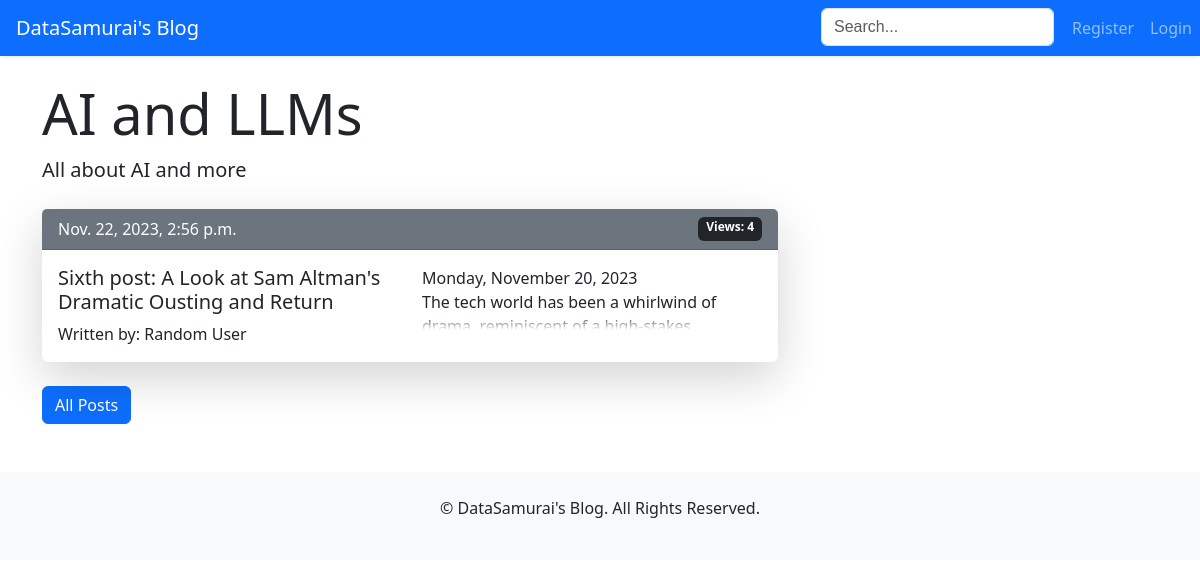
/blog/category/5/, run on an earlier commit of the app's database.
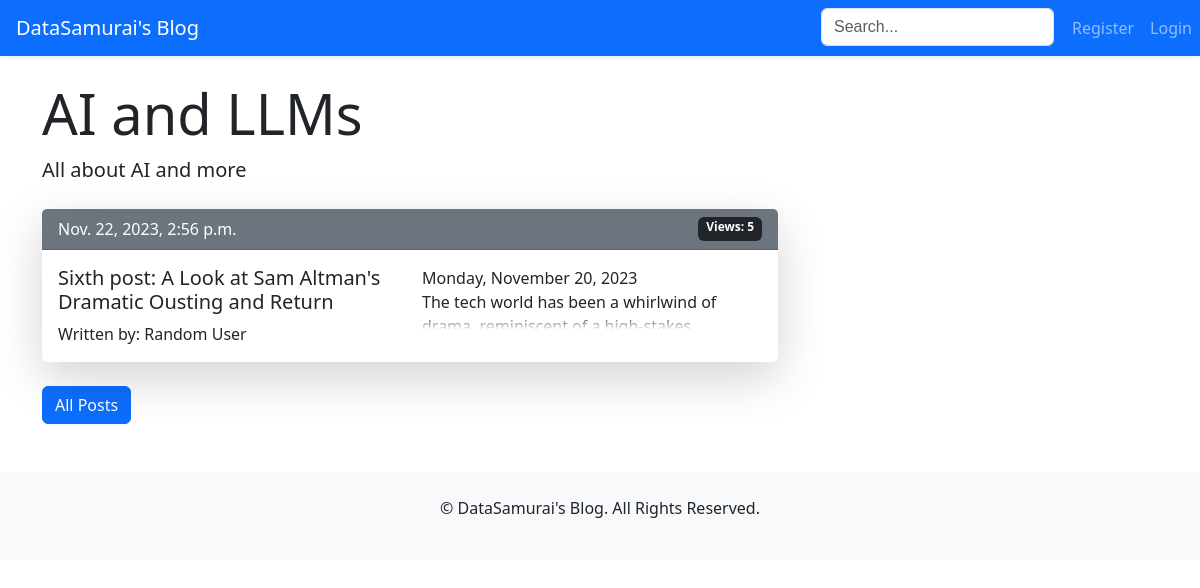
And on a later commit of the database.
### posts/models.py (models this page shows, shortened)
class Post(models.Model):
    title = models.CharField(max_length=100, unique=True)
    content = RichTextField()
    category = models.ForeignKey('Category', on_delete=models.SET_NULL, null=True)
    date_scheduled = models.DateTimeField(null=True, blank=True)
    date_published = models.DateTimeField(null=True, blank=True)
    views = models.PositiveIntegerField(default=0)
    author = models.ForeignKey(settings.AUTH_USER_MODEL, on_delete=models.SET_NULL, null=True)
    is_published = models.BooleanField(default=False)
    class Meta:
        ordering = ['-date_published']

### users/models.py (models this page shows, shortened)
class CustomUser(AbstractUser):
    is_banned = models.BooleanField(default=False)
    bio = models.CharField(max_length=200, blank=True, null=True, default=None)
    social_media = models.JSONField(default=dict, blank=True)
    profile_picture = models.ImageField(upload_to='profile_pictures/', blank=True, null=True)
    class Meta:
        ordering = ['id']

### posts/views.py (the view)
# urls.py: path('category/<int:category_id>/', views.CategoryDetailView.as_view(), name='category_detail'),
class CategoryDetailView(DetailView):
    model = Category
    template_name = 'posts/category_detail.html'
    context_object_name = 'category'
    def get_object(self, queryset=None):
        category_id = self.kwargs.get('category_id')
        return get_object_or_404(self.model, pk=category_id)
    def get_context_data(self, **kwargs):
        context = super().get_context_data(**kwargs)
        context['posts'] = self.object.post_set.filter(is_published=True)
        return context

### templates/posts/category_detail.html
{% extends 'base.html' %}
{% block page_content %}
    <h2 class="display-4">{{ category.title }}</h2>
    <p class="lead">{{ category.description }}</p>
    <div class="row mt-4">
        <div class="col-md-8">
            {% for post in posts %}
                <div class="card mb-4 border-0 shadow-lg">
                    <div class="card-header bg-secondary text-white d-flex justify-content-between">
                        <span>{{ post.date_published }}</span>
                        <span class="badge bg-dark">Views: {{ post.views }}</span>
                    </div>
                    <div class="card-body">
                        <div class="row">
                            <div class="col-md-6">
                                <h5 class="card-title">
                                    <a href="{% url 'post_detail' post.id %}" class="text-dark text-decoration-none">
                                        {{ post.title }}
                                    </a>
                                </h5>
                                <p class="card-text">Written
                                    by: {{ post.author.first_name }} {{ post.author.last_name }}</p>
                            </div>
                            <div class="col-md-6">
                                <div class="fade-out">
                                    {{ post.content|safe }}
                                </div>
                            </div>
                        </div>
                    </div>
                </div>
            {% endfor %}
        </div>
    </div>
    <a href="{% url 'post_list' %}" class="btn btn-primary">All Posts</a>
{% endblock %}

What changed in the data, as far as the page shows it:
changed Post "Sixth post: A Look at Sam Altman's Dramatic Ousting and Return": views "4" → "5"
